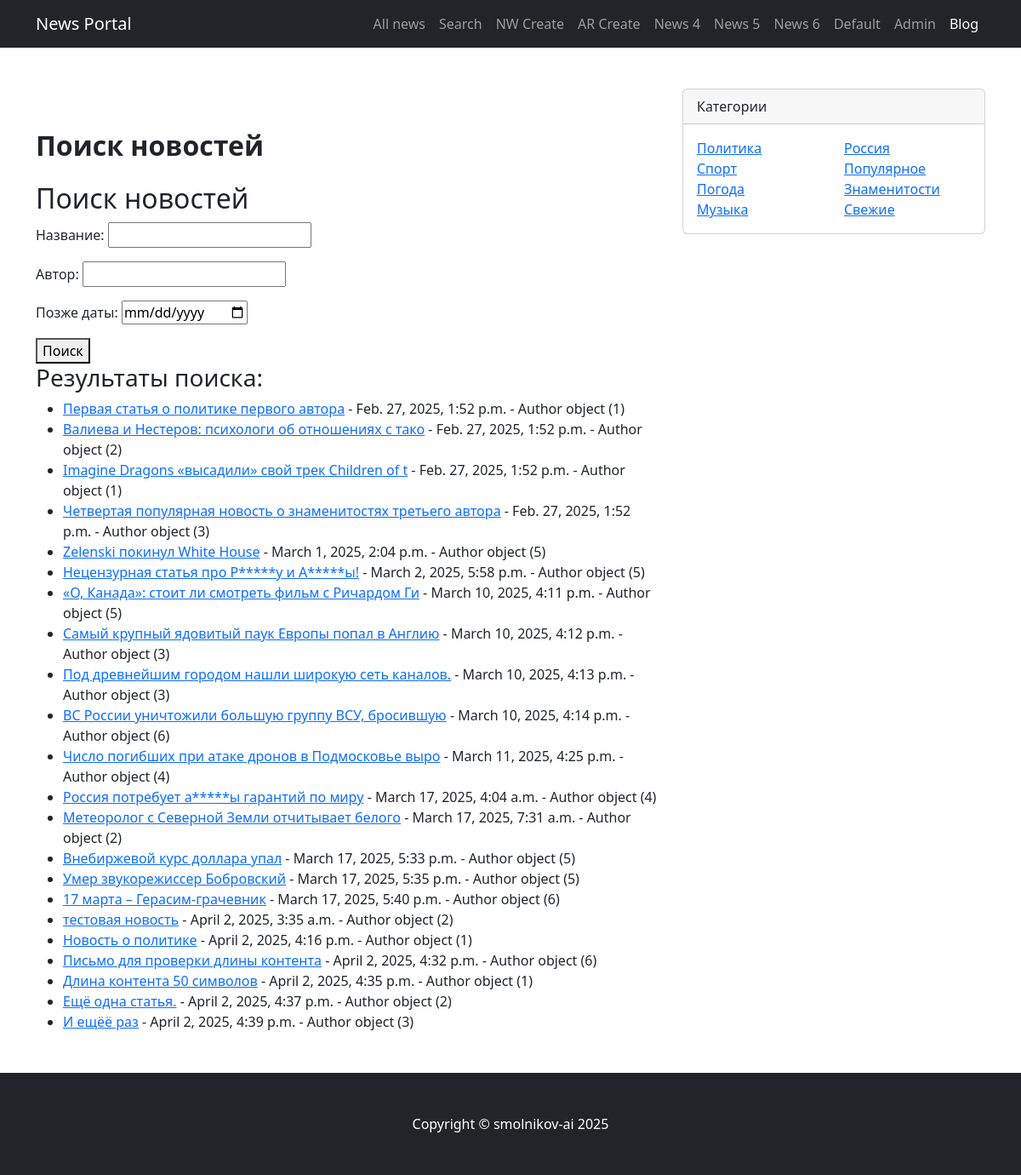
The app's page /news/search/ with its own data.
### news/models.py (models this page shows, shortened)
class Post(models.Model):
    author = models.ForeignKey(Author, on_delete=models.CASCADE)
    type = models.CharField(choices=POST_TYPES, max_length=2, default='NW')
    date_time_in = models.DateTimeField(auto_now_add=True)
    categories = models.ManyToManyField(Category, through='PostCategory')
    title = models.CharField(max_length=50)
    content = models.TextField()
    rating_post = models.IntegerField(default=0)

class Author(models.Model):
    user = models.OneToOneField(User, on_delete=models.CASCADE)
    rating_author = models.IntegerField(default=0)
    """
    According to the terms of reference, the overall rating of the author is determined by the amount:
    - triple total rating of all posts by the author
    - the total rating of all the author's comments
    - the total rating of all comments on the author's articles

    It starts when a reaction (like/dislike, post/comment) is added
    """

### news/views.py (the view)
# urls.py: path('news/search/', news_search, name='post_search'),
def news_search(request):
    form = NewsSearchForm(request.GET)  # Заполняем форму данными из GET-запроса
    news = Post.objects.all()  # Получаем все новости (изначально)
    if form.is_valid():
        title = form.cleaned_data.get('title')
        author = form.cleaned_data.get('author')
        date_after = form.cleaned_data.get('date_after')
        if title:
            news = news.filter(title__icontains=title)  # Поиск по названию
        if author:
            news = news.filter(
                author__user__username__icontains=author)  # Поиск по автору (предполагается поле author в модели)
        if date_after:
            news = news.filter(date_time_in__gte=date_after)  # Дата позже указанной
    context = {
        'form': form,
        'news': news,
    }
    return render(request, 'post_search.html', context)

### news/forms.py
class NewsSearchForm(forms.Form):
    title = forms.CharField(label='Название', required=False)
    author = forms.CharField(label='Автор', required=False)
    date_after = forms.DateField(label='Позже даты', required=False,
                                 widget=forms.DateInput(attrs={'type': 'date'}))  # Указываем тип для HTML5
    def clean_date_after(self):  # Если нужно, добавляем валидацию даты
        date_after = self.cleaned_data.get('date_after')
        return date_after

### news/templatetags/custom_filters.py (called while the page is built)
@register.filter()
def censor(value):
    incorrect_list = ['Редиск', 'Ананас', 'LGBT']
    for incorrect_word in incorrect_list:
        value = value.replace(incorrect_word[1:], '*' * (len(incorrect_word) - 1))
    return value

### templates/post_search.html (shortened to what this page needs)
{% extends 'flatpages/default.html' %}
{% load custom_filters %}
{% load custom_tags %}
{% block title %}
    Поиск новостей
{% endblock title %}
{% block content %}
    <h2>Поиск новостей</h2>
    <form method="get">
        {{ form.as_p }}
        <button type="submit">Поиск</button>
    </form>
    {% if news %}
        <h3>Результаты поиска:</h3>
        <ul>
            {% for item in news %}
                <li>
                    <a href="{% url 'post_detail' item.id %}">{{ item.title|censor }}</a>
                    - {{ item.date_time_in }} - {{ item.author }}
                </li>
            {% endfor %}
        </ul>
    {% else %}
        <p>Ничего не найдено.</p>
    {% endif %}
{% endblock content %}

### records on screen
Post: title|censor "Первая статья о политике первого автора", date_time_in "Feb. 27, 2025, 1:52 p.m.", author "Author object (1)"
Post: title|censor "Валиева и Нестеров: психологи об отношениях с тако", date_time_in "Feb. 27, 2025, 1:52 p.m.", author "Author object (2)"
Post: title|censor "Imagine Dragons «высадили» свой трек Children of t", date_time_in "Feb. 27, 2025, 1:52 p.m.", author "Author object (1)"
Post: title|censor "Четвертая популярная новость о знаменитостях третьего автора", date_time_in "Feb. 27, 2025, 1:52 p.m.", author "Author object (3)"
Post: title|censor "Zelenski покинул White House", date_time_in "March 1, 2025, 2:04 p.m.", author "Author object (5)"
Post: title|censor "Нецензурная статья про Р*****у и А*****ы!", date_time_in "March 2, 2025, 5:58 p.m.", author "Author object (5)"
Post: title|censor "«О, Канада»: стоит ли смотреть фильм с Ричардом Ги", date_time_in "March 10, 2025, 4:11 p.m.", author "Author object (5)"
Post: title|censor "Самый крупный ядовитый паук Европы попал в Англию", date_time_in "March 10, 2025, 4:12 p.m.", author "Author object (3)"
Post: title|censor "Под древнейшим городом нашли широкую сеть каналов.", date_time_in "March 10, 2025, 4:13 p.m.", author "Author object (3)"
Post: title|censor "ВС России уничтожили большую группу ВСУ, бросившую", date_time_in "March 10, 2025, 4:14 p.m.", author "Author object (6)"
Post: title|censor "Число погибших при атаке дронов в Подмосковье выро", date_time_in "March 11, 2025, 4:25 p.m.", author "Author object (4)"
Post: title|censor "Россия потребует а*****ы гарантий по миру", date_time_in "March 17, 2025, 4:04 a.m.", author "Author object (4)"
Post: title|censor "Метеоролог с Северной Земли отчитывает белого", date_time_in "March 17, 2025, 7:31 a.m.", author "Author object (2)"
Post: title|censor "Внебиржевой курс доллара упал", date_time_in "March 17, 2025, 5:33 p.m.", author "Author object (5)"
Post: title|censor "Умер звукорежиссер Бобровский", date_time_in "March 17, 2025, 5:35 p.m.", author "Author object (5)"
Post: title|censor "17 марта – Герасим-грачевник", date_time_in "March 17, 2025, 5:40 p.m.", author "Author object (6)"
Post: title|censor "тестовая новость", date_time_in "April 2, 2025, 3:35 a.m.", author "Author object (2)"
Post: title|censor "Новость о политике", date_time_in "April 2, 2025, 4:16 p.m.", author "Author object (1)"
Post: title|censor "Письмо для проверки длины контента", date_time_in "April 2, 2025, 4:32 p.m.", author "Author object (6)"
Post: title|censor "Длина контента 50 символов", date_time_in "April 2, 2025, 4:35 p.m.", author "Author object (1)"
Post: title|censor "Ещё одна статья.", date_time_in "April 2, 2025, 4:37 p.m.", author "Author object (2)"
Post: title|censor "И ещёё раз", date_time_in "April 2, 2025, 4:39 p.m.", author "Author object (3)"
